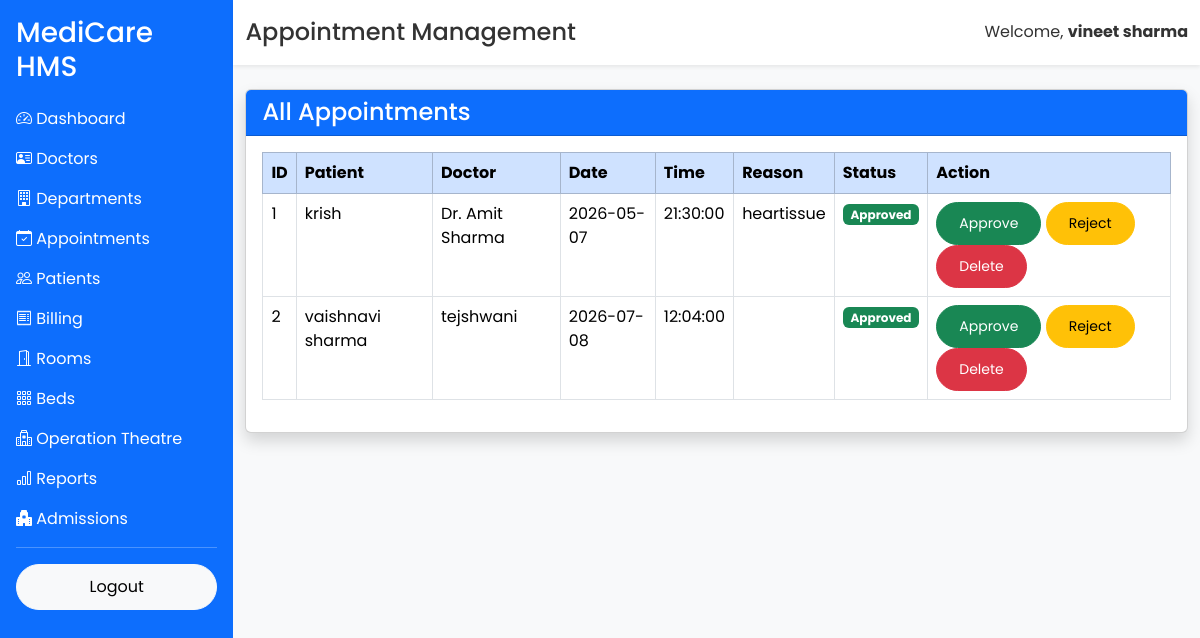
The page /admin/appointments (signed in) on the database as committed earlier.
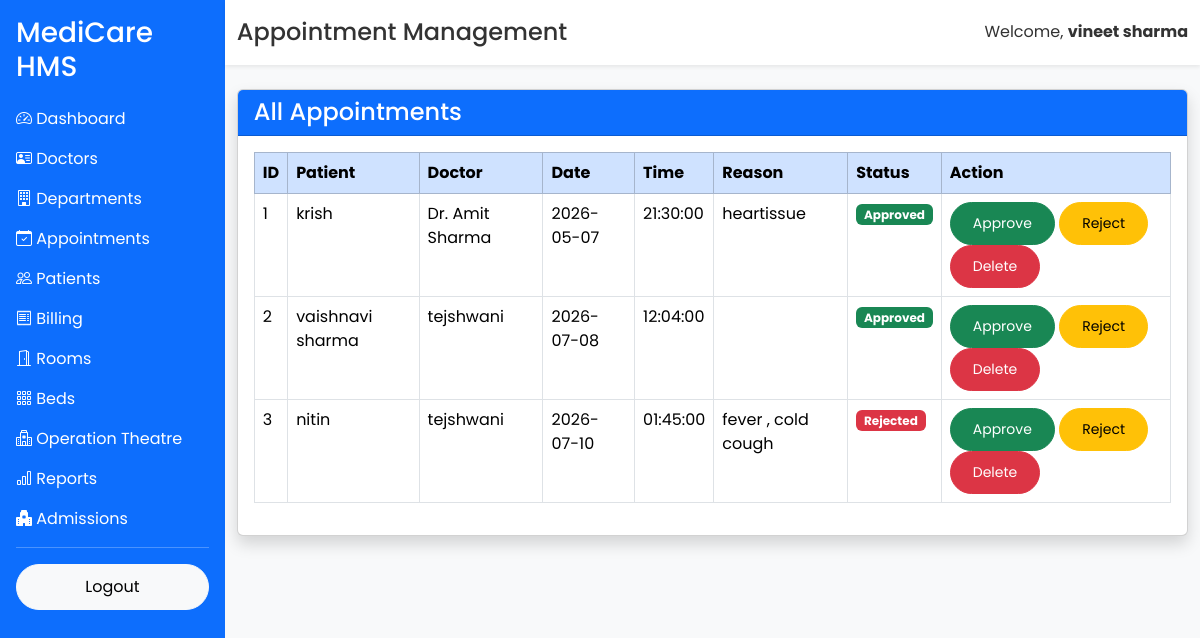
The same page on the database as committed later.
### app/models/appointment.py (models this page shows)
class Appointment(db.Model):
    __tablename__ = "appointments"
    id = db.Column(db.Integer, primary_key=True)
    patient_id = db.Column(
        db.Integer,
        db.ForeignKey("users.id"),
        nullable=False
    )
    doctor_id = db.Column(
        db.Integer,
        db.ForeignKey("doctors.id"),
        nullable=False
    )
    appointment_date = db.Column(
        db.Date,
        nullable=False
    )
    appointment_time = db.Column(
        db.Time,
        nullable=False
    )
    reason = db.Column(db.Text)
    status = db.Column(
        db.String(20),
        default="Pending"
    )
    created_at = db.Column(
        db.DateTime,
        server_default=db.func.now()
    )
    patient = db.relationship(
        "User",
        foreign_keys=[patient_id]
    )
    doctor = db.relationship(
        "Doctor",
        foreign_keys=[doctor_id]
    )

### app/models/user.py (models this page shows, shortened)
class User(UserMixin, db.Model):
    __tablename__ = "users"
    id = db.Column(db.Integer, primary_key=True)
    full_name = db.Column(db.String(100), nullable=False)
    email = db.Column(db.String(120), unique=True, nullable=False)
    phone = db.Column(db.String(15), unique=True, nullable=True)
    password = db.Column(db.String(255), nullable=False)
    role = db.Column(db.String(20), default="patient")
    is_active = db.Column(db.Boolean, default=True)
    created_at = db.Column(db.DateTime, server_default=db.func.now())

### app/models/doctor.py (models this page shows, shortened)
class Doctor(db.Model):
    __tablename__ = "doctors"
    id = db.Column(db.Integer, primary_key=True)
    full_name = db.Column(db.String(100), nullable=False)
    specialization = db.Column(db.String(100), nullable=False)
    email = db.Column(db.String(120), unique=True)
    phone = db.Column(db.String(15))
    qualification = db.Column(db.String(100))
    experience = db.Column(db.Integer)
    consultation_fee = db.Column(db.Float)
    created_at = db.Column(
        db.DateTime,
        server_default=db.func.now()
    )

### app/routes/admin.py (the view)
@admin.route("/admin/appointments")
@login_required
def appointment_list():
    appointments = Appointment.query.all()
    return render_template(
        "admin/appointments.html",
        appointments=appointments
    )

### app/templates/admin/appointments.html (shortened to what this page needs)
{% extends "layout/dashboard_base.html" %}
{% block page_title %}
Appointment Management
{% endblock %}
{% block content %}
<div class="card shadow">
    <div class="card-header bg-primary text-white">
        <h4 class="mb-0">
            All Appointments
        </h4>
    </div>
    <div class="card-body">
        <table class="table table-bordered table-hover">
            <thead class="table-primary">
                <tr>
                    <th>ID</th>
                    <th>Patient</th>
                    <th>Doctor</th>
                    <th>Date</th>
                    <th>Time</th>
                    <th>Reason</th>
                    <th>Status</th>
                    <th>Action</th>
                </tr>
            </thead>
            <tbody>
            {% for appointment in appointments %}
                <tr>
                    <td>{{ appointment.id }}</td>
                    <td>{{ appointment.patient.full_name }}</td>
                    <td>{{ appointment.doctor.full_name }}</td>
                    <td>{{ appointment.appointment_date }}</td>
                    <td>{{ appointment.appointment_time }}</td>
                    <td>{{ appointment.reason }}</td>
                    <td>
                        {% if appointment.status == "Pending" %}
                            <span class="badge bg-warning text-dark">
                                Pending
                            </span>
                        {% elif appointment.status == "Approved" %}
                            <span class="badge bg-success">
                                Approved
                            </span>
                        {% else %}
                            <span class="badge bg-danger">
                                Rejected
                            </span>
                        {% endif %}
                    </td>
                    <td>
                        <a href="/admin/appointments/approve/{{ appointment.id }}"
                           class="btn btn-success btn-sm">
                            Approve
                        </a>
                        <a href="/admin/appointments/reject/{{ appointment.id }}"
                           class="btn btn-warning btn-sm">
                            Reject
                        </a>
                        <a href="/admin/appointments/delete/{{ appointment.id }}"
                           class="btn btn-danger btn-sm"
                           onclick="return confirm('Delete this appointment?')">
                            Delete
                        </a>
                    </td>
                </tr>
            {% else %}
                <tr>
                    <td colspan="8" class="text-center">
                        No Appointments Found
                    </td>
                </tr>
            {% endfor %}
            </tbody>
        </table>
    </div>
</div>
{% endblock %}

Rows that differ between the two databases and show on the page:
added Appointment: id "3", patient.full_name "nitin", doctor.full_name "tejshwani", appointment_date "2026-07-10", appointment_time "01:45:00", reason "fever , cold cough", status "Rejected"
